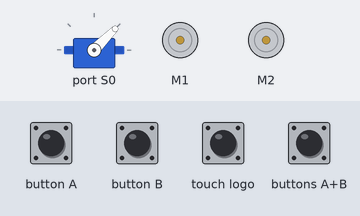
This program was run on a simulated BBC micro:bit (MakeCode). On the bench: servo, 2 × DC motor (green arrow = forward, orange = backward, longer = faster). Inputs (shaded band) come from the test bench.

Above: at 1.4 s.
1.5 s: buttons A+B pressed for 0.15 s
At 2.8 s:
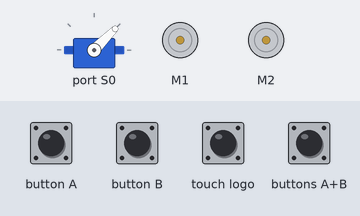
3.1 s: button A pressed for 0.15 s
At 3.7 s:
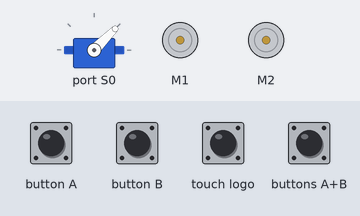
4.8 s: button B pressed for 0.15 s
At 6.2 s:
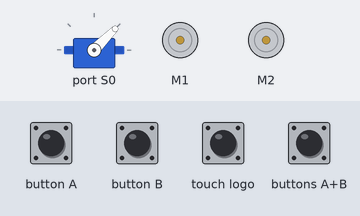
6.5 s: touch logo pressed for 0.15 s
At 6.57 s:
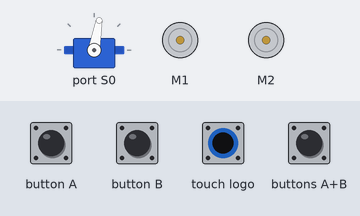
8.1 s: button B driven LOW and touch logo driven LOW
At 8.3 s:
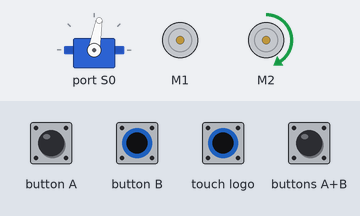
11.1 s: button A pressed for 1 s
At 11.31 s:
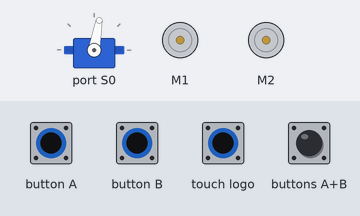
Timing chart, 0 to 15.1 s (numbered marks = the images above; inputs shaded):
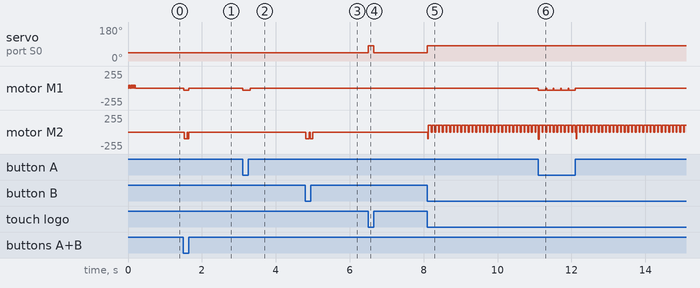

Measured:
- after the input at 1.5 s, motor M1: stopped → backward 33/255 at once, → stopped 0.15 s later; motor M2: stopped → backward 102/255 at once, → stopped 0.08 s later
- after the input at 3.1 s, motor M1: stopped → backward 33/255 at once, → stopped 0.20 s later
- after the input at 4.8 s, motor M2: stopped → backward 102/255 at once, → stopped 0.20 s later
- after the input at 6.5 s, servo on port S0: 45° → 80° at once, → 45° 0.15 s later
- after the input at 8.1 s, servo on port S0: 45° → 80° at once; motor M2: stopped → backward 102/255 at once, then repeats every 0.10 s: forward 102/255 0.08 s, stopped 0.02 s
- after the input at 11.1 s, motor M1: alternates backward 33/255 for 0.18 s and stopped for 0.02 s, 10 changes in all, then stays stopped, starting at once

The program:

main.ts
```typescript
input.onLogoEvent(TouchButtonEvent.Released, function () {
    wuKong.setServoAngle(wuKong.ServoTypeList._360, wuKong.ServoList.S0, 90)
})
input.onButtonPressed(Button.AB, function () {
    wuKong.stopAllMotor()
})
input.onLogoEvent(TouchButtonEvent.Touched, function () {
    angulo = 160
    wuKong.setServoAngle(wuKong.ServoTypeList._360, wuKong.ServoList.S0, angulo)
})
let angulo = 0
wuKong.setServoAngle(wuKong.ServoTypeList._360, wuKong.ServoList.S0, 90)
for (let index = 0; index < 4; index++) {
    wuKong.setMotorSpeed(wuKong.MotorList.M1, 16)
    basic.pause(50)
    wuKong.setMotorSpeed(wuKong.MotorList.M1, 0)
}
basic.forever(function () {
    while (input.buttonIsPressed(Button.A)) {
        wuKong.setMotorSpeed(wuKong.MotorList.M1, -13)
        basic.pause(200)
        wuKong.setMotorSpeed(wuKong.MotorList.M1, 0)
    }
})
basic.forever(function () {
    while (input.buttonIsPressed(Button.A) && input.logoIsPressed()) {
        wuKong.setMotorSpeed(wuKong.MotorList.M2, -42)
        basic.pause(100)
        wuKong.setMotorSpeed(wuKong.MotorList.M2, 0)
    }
})
basic.forever(function () {
    while (input.buttonIsPressed(Button.B)) {
        wuKong.setMotorSpeed(wuKong.MotorList.M2, -40)
        basic.pause(100)
        wuKong.setMotorSpeed(wuKong.MotorList.M2, 0)
    }
})
basic.forever(function () {
    while (input.buttonIsPressed(Button.B) && input.logoIsPressed()) {
        wuKong.setMotorSpeed(wuKong.MotorList.M2, 40)
        basic.pause(100)
        wuKong.setMotorSpeed(wuKong.MotorList.M2, 0)
    }
})
```

test.ts
```typescript
// aquí va el archivo "tests"; esto no se compilará cuando este paquete se utilice como una extensión.
```
